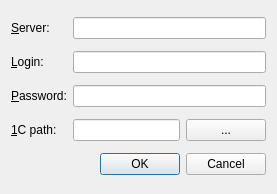
<ui version="4.0" >
 <class>SettingsDialog</class>
 <widget class="QDialog" name="SettingsDialog" >
  <property name="geometry" >
   <rect>
    <x>0</x>
    <y>0</y>
    <width>277</width>
    <height>194</height>
   </rect>
  </property>
  <property name="windowTitle" >
   <string>Settings</string>
  </property>
  <layout class="QGridLayout" name="gridLayout" >
   <item row="0" column="0" >
    <widget class="QLabel" name="labelServer" >
     <property name="text" >
      <string>&amp;Server:</string>
     </property>
     <property name="buddy" >
      <cstring>leServer</cstring>
     </property>
    </widget>
   </item>
   <item row="0" column="1" colspan="2" >
    <widget class="QLineEdit" name="leServer" />
   </item>
   <item row="1" column="0" >
    <widget class="QLabel" name="labelLogin" >
     <property name="text" >
      <string>&amp;Login:</string>
     </property>
     <property name="buddy" >
      <cstring>leLogin</cstring>
     </property>
    </widget>
   </item>
   <item row="1" column="1" colspan="2" >
    <widget class="QLineEdit" name="leLogin" />
   </item>
   <item row="2" column="0" >
    <widget class="QLabel" name="labelPassword" >
     <property name="text" >
      <string>&amp;Password:</string>
     </property>
     <property name="buddy" >
      <cstring>lePassword</cstring>
     </property>
    </widget>
   </item>
   <item row="2" column="1" colspan="2" >
    <widget class="QLineEdit" name="lePassword" >
     <property name="echoMode" >
      <enum>QLineEdit::Password</enum>
     </property>
    </widget>
   </item>
   <item row="3" column="0" >
    <widget class="QLabel" name="label1sPath" >
     <property name="text" >
      <string>&amp;1C path:</string>
     </property>
     <property name="buddy" >
      <cstring>lePath</cstring>
     </property>
    </widget>
   </item>
   <item row="3" column="1" >
    <widget class="QLineEdit" name="lePath" />
   </item>
   <item row="3" column="2" >
    <widget class="QPushButton" name="pbPath" >
     <property name="text" >
      <string>...</string>
     </property>
    </widget>
   </item>
   <item row="4" column="0" colspan="3" >
    <widget class="QDialogButtonBox" name="buttonBox" >
     <property name="orientation" >
      <enum>Qt::Horizontal</enum>
     </property>
     <property name="standardButtons" >
      <set>QDialogButtonBox::Cancel|QDialogButtonBox::Ok</set>
     </property>
    </widget>
   </item>
  </layout>
 </widget>
 <resources/>
 <connections>
  <connection>
   <sender>buttonBox</sender>
   <signal>accepted()</signal>
   <receiver>SettingsDialog</receiver>
   <slot>accept()</slot>
   <hints>
    <hint type="sourcelabel" >
     <x>248</x>
     <y>254</y>
    </hint>
    <hint type="destinationlabel" >
     <x>157</x>
     <y>274</y>
    </hint>
   </hints>
  </connection>
  <connection>
   <sender>buttonBox</sender>
   <signal>rejected()</signal>
   <receiver>SettingsDialog</receiver>
   <slot>reject()</slot>
   <hints>
    <hint type="sourcelabel" >
     <x>316</x>
     <y>260</y>
    </hint>
    <hint type="destinationlabel" >
     <x>286</x>
     <y>274</y>
    </hint>
   </hints>
  </connection>
 </connections>
</ui>
